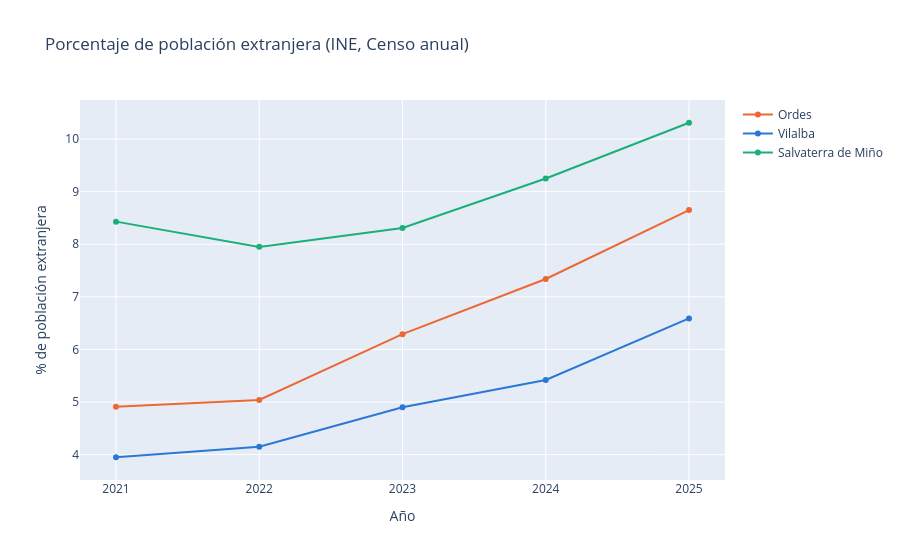

Source (notebook cell):
### Code cell
pct = ext[ext["sexo"] == "total"]
fig = px.line(pct, x="anyo", y="pct_extranjeros", color="concello", color_discrete_map=COLORES, markers=True,
              labels={"anyo": "Año", "pct_extranjeros": "% de población extranjera", "concello": ""},
              title="Porcentaje de población extranjera (INE, Censo anual)")
fig.update_xaxes(dtick=1)
fig.show()

### Figure 1 — Plotly figure (JSON) as saved in the notebook; plotly's stock layout.template omitted (floating-point values rounded to 4 significant figures)
{"data": [{"hovertemplate": "=Ordes<br>Año=%{x}<br>% de población extranjera=%{y}<extra></extra>", "legendgroup": "Ordes", "line": {"color": "#eb6834", "dash": "solid"}, "marker": {"symbol": "circle"}, "mode": "lines+markers", "name": "Ordes", "orientation": "v", "showlegend": true, "type": "scatter", "x": [2021, 2022, 2023, 2024, 2025], "xaxis": "x", "y": [4.91, 5.04, 6.29, 7.34, 8.65], "yaxis": "y"}, {"hovertemplate": "=Vilalba<br>Año=%{x}<br>% de población extranjera=%{y}<extra></extra>", "legendgroup": "Vilalba", "line": {"color": "#2a78d6", "dash": "solid"}, "marker": {"symbol": "circle"}, "mode": "lines+markers", "name": "Vilalba", "orientation": "v", "showlegend": true, "type": "scatter", "x": [2021, 2022, 2023, 2024, 2025], "xaxis": "x", "y": [3.95, 4.15, 4.9, 5.42, 6.59], "yaxis": "y"}, {"hovertemplate": "=Salvaterra de Miño<br>Año=%{x}<br>% de población extranjera=%{y}<extra></extra>", "legendgroup": "Salvaterra de Miño", "line": {"color": "#1baf7a", "dash": "solid"}, "marker": {"symbol": "circle"}, "mode": "lines+markers", "name": "Salvaterra de Miño", "orientation": "v", "showlegend": true, "type": "scatter", "x": [2021, 2022, 2023, 2024, 2025], "xaxis": "x", "y": [8.43, 7.95, 8.31, 9.25, 10.31], "yaxis": "y"}], "layout": {"legend": {"title": {"text": ""}, "tracegroupgap": 0}, "title": {"text": "Porcentaje de población extranjera (INE, Censo anual)"}, "xaxis": {"anchor": "y", "domain": [0, 1], "dtick": 1, "title": {"text": "Año"}}, "yaxis": {"anchor": "x", "domain": [0, 1], "title": {"text": "% de población extranjera"}}}}
